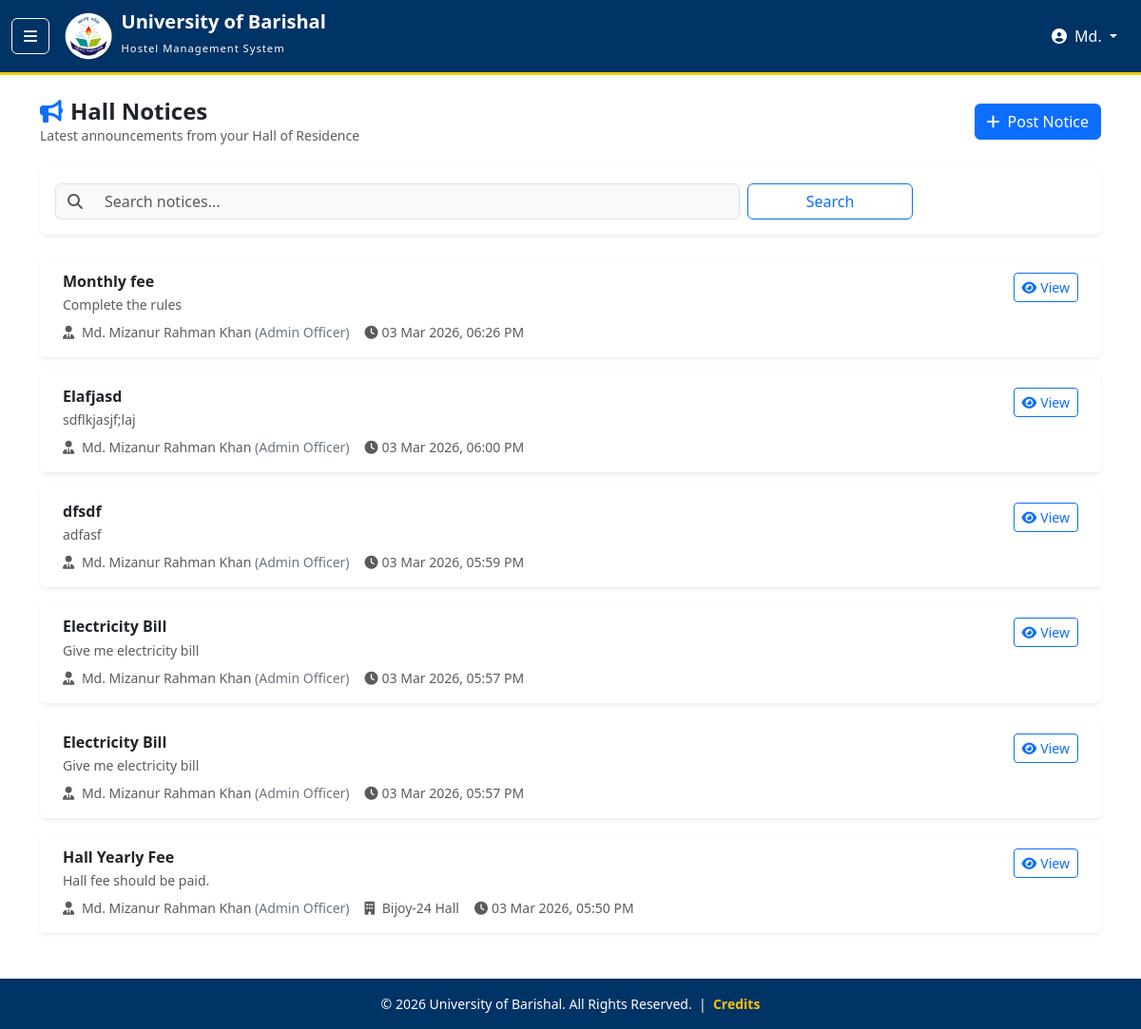
The page /modules/notifications.php (signed in) on the database its author committed.
### tables this page shows
CREATE TABLE `notices` (
  `notice_id` int(11) NOT NULL,
  `posted_by` int(11) NOT NULL,
  `hostel_id` int(11) DEFAULT NULL,
  `title` varchar(255) NOT NULL,
  `body` text NOT NULL,
  `priority` enum('Low','Medium','High') DEFAULT 'Medium',
  `created_at` timestamp NOT NULL DEFAULT current_timestamp()
);

CREATE TABLE `users` (
  `user_id` int(11) NOT NULL,
  `name` varchar(100) NOT NULL,
  `email` varchar(100) NOT NULL,
  `password_hash` varchar(255) NOT NULL,
  `role` enum('Student','Provost','AdminOfficer','AssistantRegistrar','HouseTutor') NOT NULL,
  `created_at` timestamp NOT NULL DEFAULT current_timestamp()
);

CREATE TABLE `hostels` (
  `hostel_id` int(11) NOT NULL,
  `name` varchar(100) NOT NULL,
  `location` varchar(255) DEFAULT NULL,
  `total_rooms` int(11) DEFAULT NULL
);

### modules/notifications.php (the view, shortened to what this page needs)
<?php
include "../includes/header.php";
include "../includes/db.php";
$search = $conn->real_escape_string($_GET['search'] ?? '');
$where  = "WHERE 1=1";
$notices = $conn->query("
    SELECT n.notice_id, n.title, n.body, n.created_at,
           u.name AS posted_by, u.role AS poster_role,
           h.name AS hostel_name
    FROM notices n
    JOIN users u ON n.posted_by = u.user_id
    LEFT JOIN hostels h ON n.hostel_id = h.hostel_id
    $where
    ORDER BY n.created_at DESC
");
?>
<div class="container py-4">
    <div class="d-flex align-items-center justify-content-between mb-4">
        <div>
            <h4 class="fw-bold mb-0"><i class="fas fa-bullhorn text-primary me-2"></i>Hall Notices</h4>
            <p class="text-muted small mb-0">Latest announcements from your Hall of Residence</p>
        </div>
        <?php if (in_array($_SESSION['role'], ['AdminOfficer', 'HouseTutor'])): ?>
            <button class="btn btn-primary" data-bs-toggle="modal" data-bs-target="#postNoticeModal">
                <i class="fas fa-plus me-2"></i>Post Notice
            </button>
        <?php endif; ?>
    </div>
    <div class="card border-0 shadow-sm mb-4">
        <div class="card-body py-3">
            <form method="GET" class="row g-2 align-items-center">
                <div class="col-md-8">
                    <div class="input-group">
                        <span class="input-group-text bg-light border-end-0">
                            <i class="fas fa-search text-muted"></i>
                        </span>
                        <input type="text" name="search" class="form-control border-start-0 bg-light"
                               placeholder="Search notices..."
                               value="<?php echo htmlspecialchars($search); ?>">
                    </div>
                </div>
                <div class="col-md-2">
                    <button type="submit" class="btn btn-outline-primary w-100">Search</button>
                </div>
            </form>
        </div>
    </div>
    <?php if ($notices && $notices->num_rows > 0): ?>
    <div class="row g-3">
        <?php while ($notice = $notices->fetch_assoc()):
            $posted_at  = date('d M Y, h:i A', strtotime($notice['created_at']));
            $role_label = str_replace(
                ['AdminOfficer','AssistantRegistrar','HouseTutor'],
                ['Admin Officer','Asst. Registrar','House Tutor'],
                $notice['poster_role']
            );
            $preview = mb_strlen($notice['body']) > 120
                ? mb_substr($notice['body'], 0, 120) . '...'
                : $notice['body'];
        ?>
        <div class="col-12">
            <div class="card border-0 shadow-sm">
                <div class="card-body py-3 px-4">
                    <div class="d-flex align-items-start justify-content-between gap-3">
                        <div class="flex-grow-1">
                            <h6 class="fw-bold mb-1"><?php echo htmlspecialchars($notice['title']); ?></h6>
                            <p class="text-muted small mb-2"><?php echo htmlspecialchars($preview); ?></p>
                            <div class="d-flex align-items-center gap-3 flex-wrap">
                                <small class="text-muted">
                                    <i class="fas fa-user-tie me-1"></i>
                                    <?php echo htmlspecialchars($notice['posted_by']); ?>
                                    <span class="text-secondary">(<?php echo $role_label; ?>)</span>
                                </small>
                                <?php if ($notice['hostel_name']): ?>
                                <small class="text-muted">
                                    <i class="fas fa-building me-1"></i>
                                    <?php echo htmlspecialchars($notice['hostel_name']); ?>
                                </small>
                                <?php endif; ?>
                                <small class="text-muted">
                                    <i class="fas fa-clock me-1"></i><?php echo $posted_at; ?>
                                </small>
                            </div>
                        </div>
                        <button class="btn btn-outline-primary btn-sm flex-shrink-0"
                                data-bs-toggle="modal"
                                data-bs-target="#noticeModal"
                                data-title="<?php echo htmlspecialchars($notice['title']); ?>"
                                data-body="<?php echo htmlspecialchars($notice['body']); ?>"
                                data-by="<?php echo htmlspecialchars($notice['posted_by']); ?>"
                                data-role="<?php echo htmlspecialchars($role_label); ?>"
                                data-hostel="<?php echo htmlspecialchars($notice['hostel_name'] ?? 'All Halls'); ?>"
                                data-date="<?php echo $posted_at; ?>">
                            <i class="fas fa-eye me-1"></i>View
                        </button>
                    </div>
                </div>
            </div>
        </div>
        <?php endwhile; ?>
    </div>
    <?php endif; ?>
</div>
<?php include "../includes/footer.php"; ?>

### includes/header.php (style rules this page uses)
:root { --bu-dark-blue: #003366; --bu-gold: #ffcc00; }

### rows shown on the page
notices: title "Monthly fee", body "Complete the rules", posted_by.name "Md. Mizanur Rahman Khan", posted_by.role "Admin Officer", created_at "03 Mar 2026, 06:26 PM"
notices: title "Elafjasd", body "sdflkjasjf;laj", posted_by.name "Md. Mizanur Rahman Khan", posted_by.role "Admin Officer", created_at "03 Mar 2026, 06:00 PM"
notices: title "dfsdf", body "adfasf", posted_by.name "Md. Mizanur Rahman Khan", posted_by.role "Admin Officer", created_at "03 Mar 2026, 05:59 PM"
notices: title "Electricity Bill", body "Give me electricity bill", posted_by.name "Md. Mizanur Rahman Khan", posted_by.role "Admin Officer", created_at "03 Mar 2026, 05:57 PM"
notices: title "Electricity Bill", body "Give me electricity bill", posted_by.name "Md. Mizanur Rahman Khan", posted_by.role "Admin Officer", created_at "03 Mar 2026, 05:57 PM"
notices: title "Hall Yearly Fee", body "Hall fee should be paid.", posted_by.name "Md. Mizanur Rahman Khan", posted_by.role "Admin Officer", hostel.name "Bijoy-24 Hall", created_at "03 Mar 2026, 05:50 PM"

### other values the page prints
explode(' ', $_SESSION['name'])[0] "Md."
